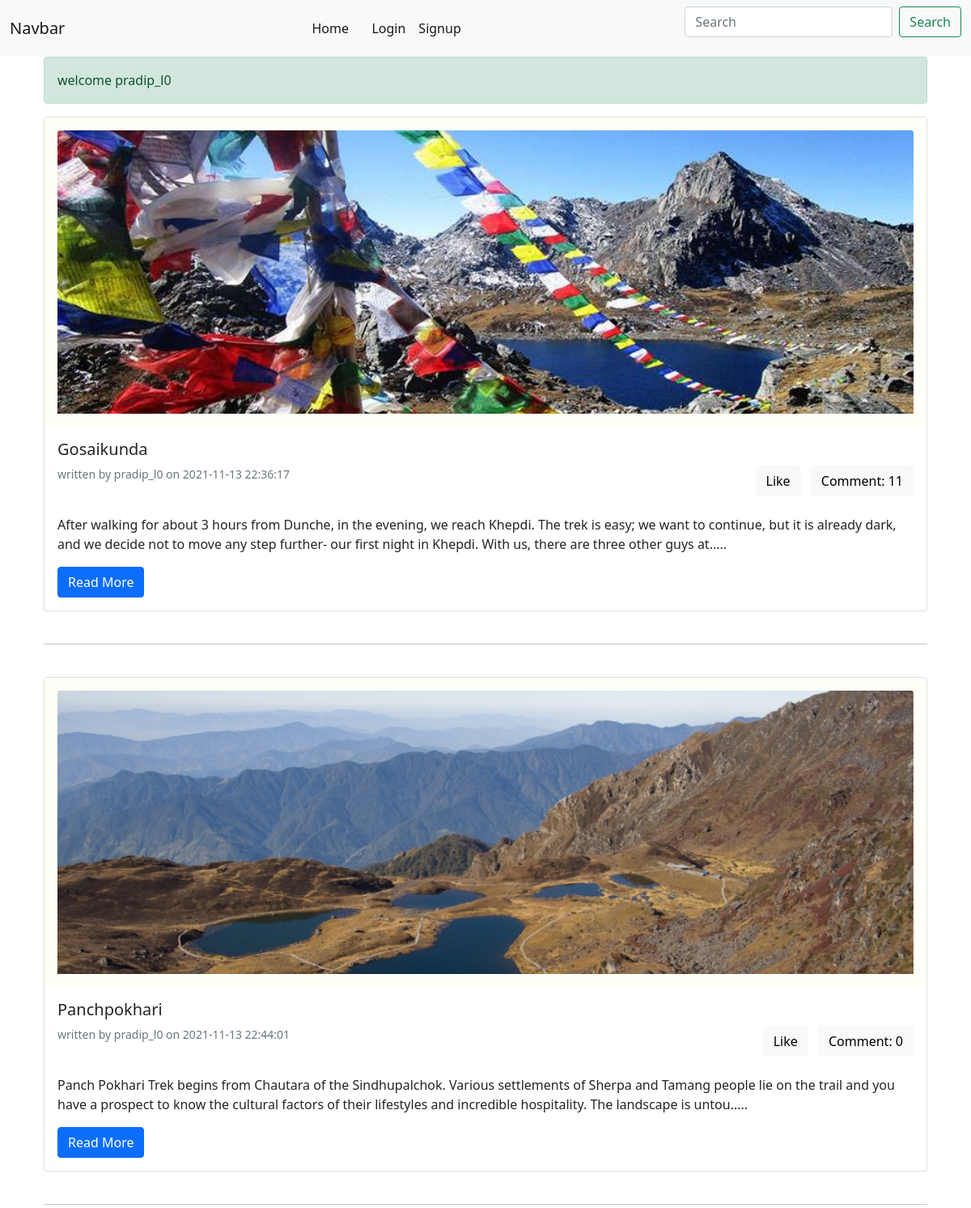
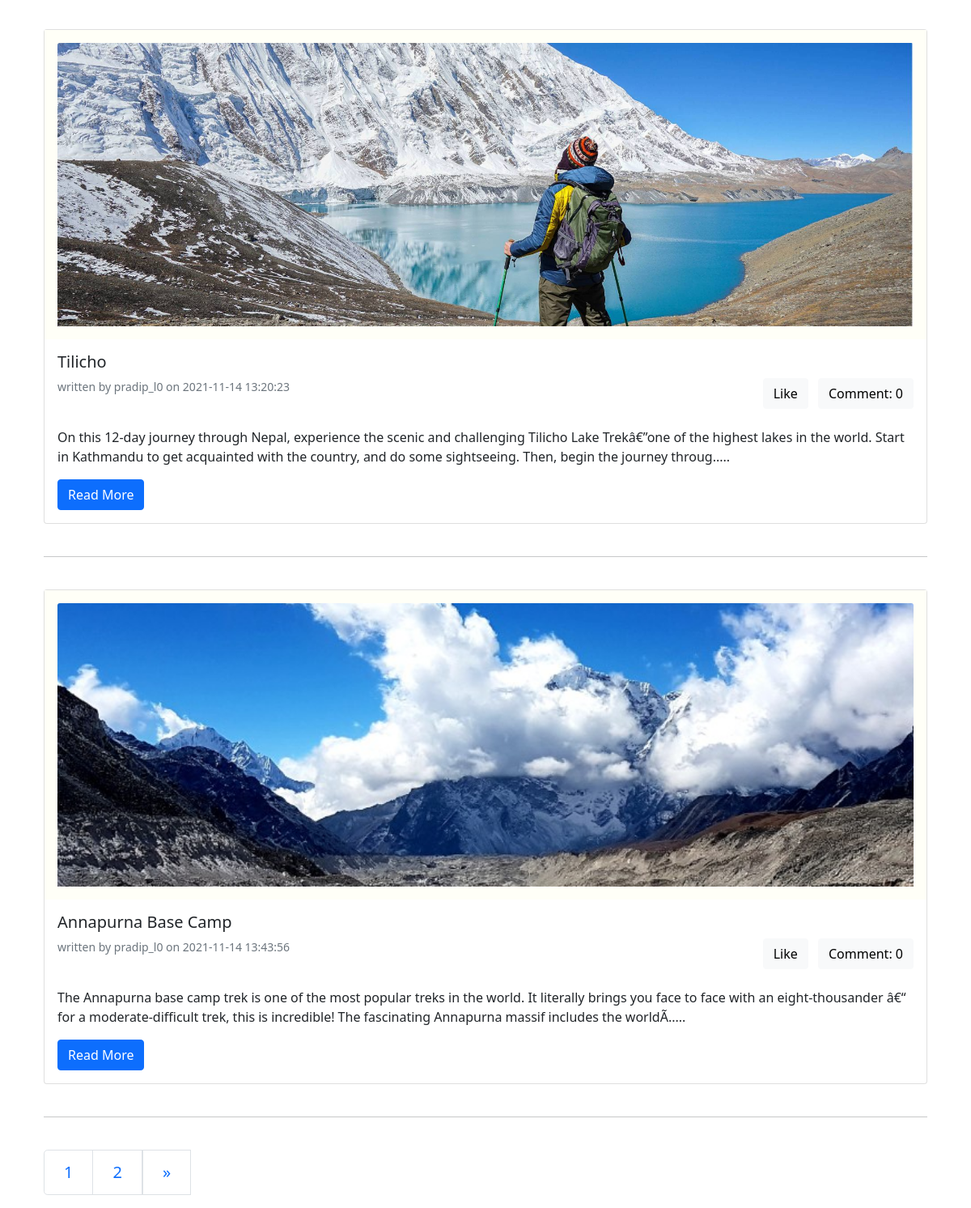
/ (signed in), run on the app's committed database (2 pictures, top to bottom).
### tables this page shows
CREATE TABLE `post` (
  `id` int(3) NOT NULL,
  `dateandtime` varchar(25) NOT NULL,
  `title` varchar(200) NOT NULL,
  `category` varchar(50) NOT NULL,
  `author` varchar(50) NOT NULL,
  `image` varchar(100) NOT NULL,
  `post` varchar(1000) NOT NULL,
  `username` varchar(50) NOT NULL,
  `f_admin` int(5) NOT NULL,
  `likes` int(5) NOT NULL
);

### function.php (called while the page is built, shortened)
<?php require_once ('include/db.php'); ?>
<?php require_once ('session.php'); ?>
<?php
function total_post()
{
	global $conn;
	$sql="SELECT COUNT(*) from post";
	$result=$conn->query($sql);
	$res=$result->fetch();
	$total=array_shift($res);
	return $total;
}
function total_comment($id)
{
	global $conn;
	$sql="SELECT COUNT(*) FROM comment WHERE p_id=$id";
	$result=$conn->query($sql);
	$res=$result->fetch();
	$total=array_shift($res);
	return $total;
}
 ?>

### blog.php (the view, shortened to what this page needs)
<?php require_once('include/db.php') ?>
<?php require_once('session.php'); ?>
<html>
<head>
</head>
<link rel="stylesheet" type="text/css" href="css/bootstrap.min.css">
<link rel="stylesheet" type="text/css" href="css/style.css">
<body>
	<div class="container">
		<?php
		if(isset($_SESSION['user_name']))
		{
      $username=$_SESSION['user_name'];
		}
    $i=total_post();
    if(!isset($_GET['page']))
    {
      $p=1;
    }
    else{
      $p=$_GET['page'];
    }
    $page=$i/4;
    $page=ceil($page);
    $in_page=($p*4)-4;
		$sql="SELECT * FROM post limit $in_page, 4";
		$result=$conn->query($sql);
		foreach($result as $res)
		{
			$id=$res['id'];
			$title=$res['title'];
			$post=$res['post'];
			$date=$res['dateandtime'];
			$photo=$res['image'];
      $name=$res['username'];
		?>
			<?php echo success(); ?>
			<div class="card">
        <div class="imgbox">
  					<img class="card-img-top card-image" src="image/<?php echo $photo ?>"   alt="Card image cap">
            </div>
  				<div class="card-body">
  					<h5 class="card-title"><?php echo $title ?></h5>
            <div class="row">
              <div class="col-sm-6">
                <p class="card-text"><small class="text-muted">written by <?php echo $name;?> on <?php echo $date; ?></small></p><br>
              </div>
              <?php
               if(isset($_SESSION['user_name']))
              {
                ?>
              <div class="col-sm-6">
                <div class="float-end">
                  <button onclick="like(<?php $username ?>)"  id="likes" class="btn btn-light mx-2">Like</button>
                  <a href="userpage.php?pagename=fullpost&id=<?php echo $id ?>"><button type="button" class="btn btn-light">Comment: <?php echo total_comment($id); ?></button></a>
                </div>
              </div>
              <?php } ?>
  					</div>
    				<p class="card-text">
            <?php
    				if(strlen($post)>300)
    				{
    					$post=substr($post, 0, 250);
    				}
    				echo $post.'.....' ;
    				?></p>
    				<?php
    				if(isset($_SESSION['id']))
    				{
    				?>
    				  <a href="userpage.php?pagename=fullpost&id=<?php echo $id ?>"><button type="button" class="btn btn-primary">Read More</button></a>
    				<?php
    				}
    				else{
    					?>
    				<a href="index.php?pagename=fullpost&id=<?php echo $id ?>"><button type="button" class="btn btn-primary">Read More</button></a>
    				<?php } ?>
  				</div>
			</div>
	<br><hr><br>
	<?php } ?>
        <nav aria-label="...">
          <ul class="pagination pagination-lg">
            <?php
      for($j=1; $j<=$page;$j++)
      {
        ?>
              <li class="page-item">
                <a class="page-link" href="index.php?page=<?php echo $j ?>"><?php echo $j ?></a>
              </li>
              <?php } ?>
              <?php
              if($p<$page)
              {
               ?>
              <a class="page-link" href="index.php?page=<?php echo $p+1; ?>">&raquo</a>
              <?php } ?>
          </ul>
        </nav>
</div>
</body>
</html>

### css/style.css (style rules this page uses)
.imgbox { background:#fffff7; width:100%; padding:1rem; }
.card-image { width:100%; height:350px; object-fit:cover; object-position:center center; }

### data on the page
post: success "welcome pradip_l0", image (picture), title "Gosaikunda", username "pradip_l0", dateandtime "2021-11-13 22:36:17", id "11", post "After walking for about 3 hours from Dunche, in the evening, we reach Khepdi. The trek is easy; we want to continue, but it is already dark, and we decide not to move any step further- our first night in Khepdi. With us, there are three other guys at"
post: image (picture), title "Panchpokhari", username "pradip_l0", dateandtime "2021-11-13 22:44:01", id "0", post "Panch Pokhari Trek begins from Chautara of the Sindhupalchok. Various settlements of Sherpa and Tamang people lie on the trail and you have a prospect to know the cultural factors of their lifestyles and incredible hospitality. The landscape is untou"
post: image (picture), title "Tilicho", username "pradip_l0", dateandtime "2021-11-14 13:20:23", id "0", post "On this 12-day journey through Nepal, experience the scenic and challenging Tilicho Lake Trekâ€”one of the highest lakes in the world. Start in Kathmandu to get acquainted with the country, and do some sightseeing. Then, begin the journey throug"
post: image (picture), title "Annapurna Base Camp", username "pradip_l0", dateandtime "2021-11-14 13:43:56", id "0", post "The Annapurna base camp trek is one of the most popular treks in the world. It literally brings you face to face with an eight-thousander â€“ for a moderate-difficult trek, this is incredible! The fascinating Annapurna massif includes the worldÃ"
